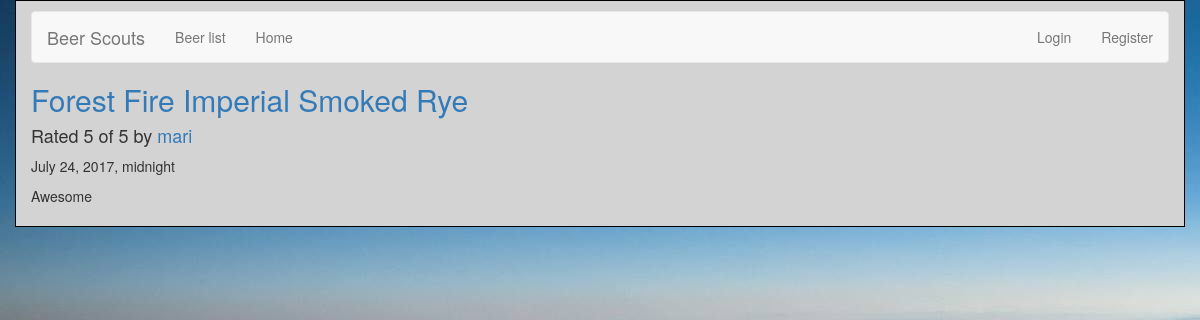
The app's page /reviews/review/268/ with its own data.
### reviews/models.py (models this page shows, shortened)
class Review(models.Model):
    RATING_CHOICES = (
        (1, '1'),
        (2, '2'),
        (3, '3'),
        (4, '4'),
        (5, '5'),
    )
    beer = models.ForeignKey(Beer, on_delete=models.CASCADE,)
    pub_date = models.DateTimeField('date published')
    user_name = models.CharField(max_length=100)
    comment = models.CharField(max_length=200)
    rating = models.IntegerField(choices=RATING_CHOICES)

class Beer(models.Model):
    name = models.CharField(max_length=200)
    abv = models.CharField(max_length=200)
    ibu = models.CharField(max_length=200)
    style = models.CharField(max_length=200)
    ounces = models.CharField(max_length=200)

### reviews/views.py (the view)
# urls.py: re_path(r'review/(?P<review_id>[0-9]+)/$', views.review_detail, name='review_detail'),
def review_detail(request, review_id):
    review = get_object_or_404(Review, pk=review_id)
    return render(request, 'reviews/review_detail.html', {'review': review})

### reviews/templates/reviews/review_detail.html (shortened to what this page needs)
{% extends 'base.html' %}
{%load static%}
{% block title %}
<h2><a href="{% url 'reviews:beer_detail' review.beer.id %}">{{ review.beer.name }}</a></h2>
{% endblock %}
{% block content %}
<h4>Rated {{ review.rating }} of 5 by <a href="{% url 'reviews:user_review_list' review.user_name %}" >{{ review.user_name }}</a></h4>
<p>{{ review.pub_date }}</p>
<p>{{ review.comment }}</p>
{% endblock %}

### reviews/static/reviews/style.css (style rules this page uses)
a { color: black; }

### records on screen
Review: beer.name "Forest Fire Imperial Smoked Rye", rating "5", user_name "mari", pub_date "July 24, 2017, midnight", comment "Awesome"
